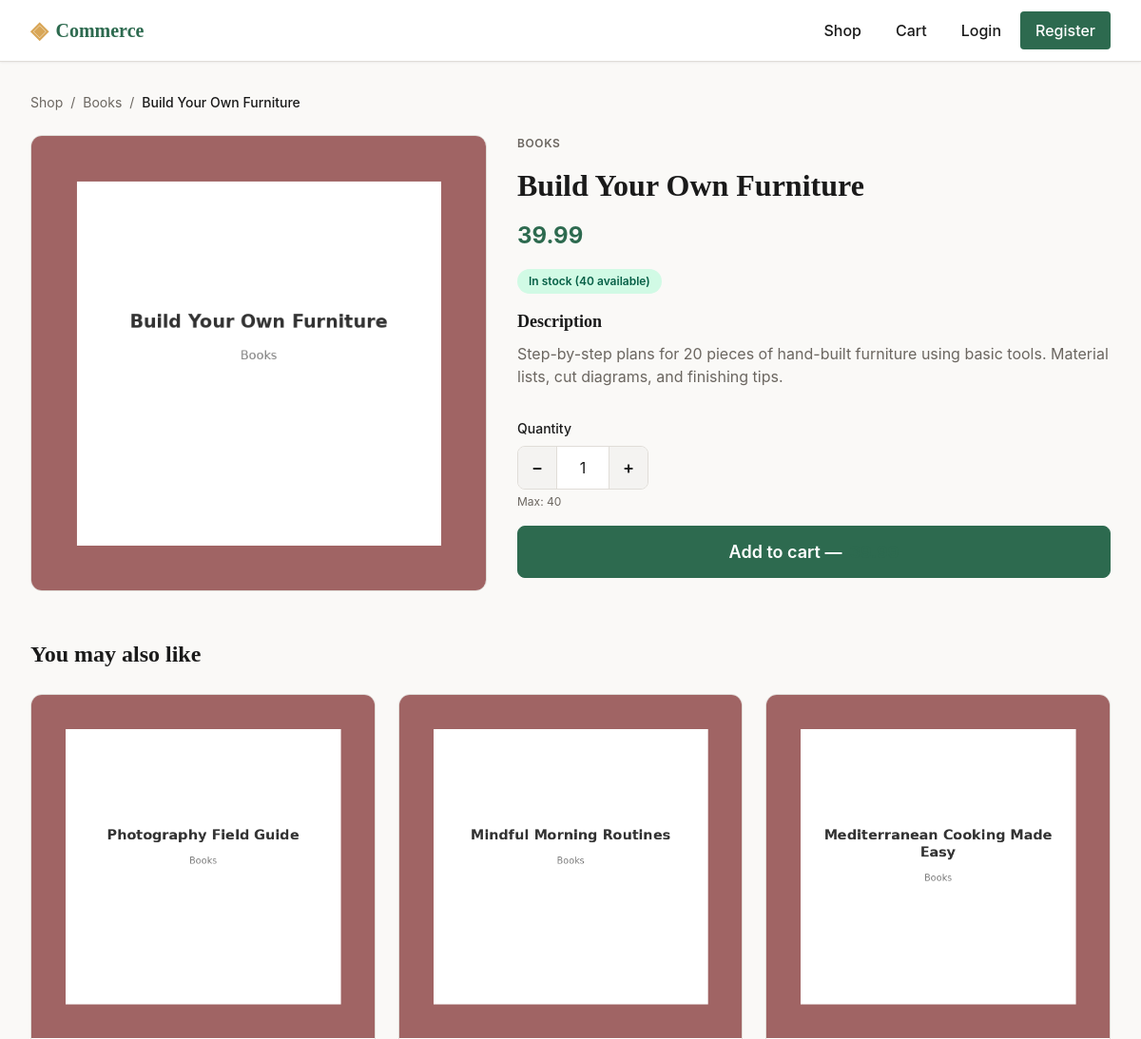
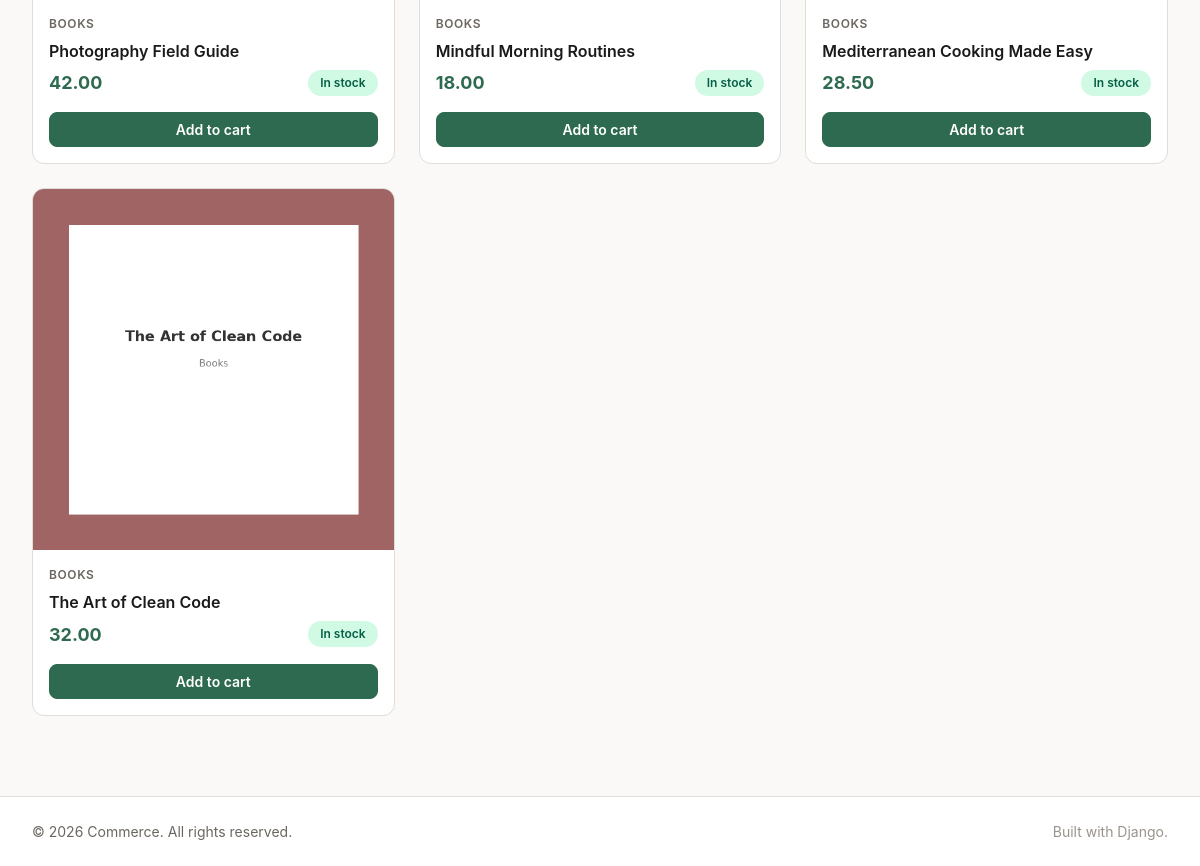
/product/build-your-own-furniture/, run on the app's committed database (2 pictures, top to bottom).
### store/models.py (models this page shows, shortened)
class Product(models.Model):
    name = models.CharField(max_length=200)
    slug = models.SlugField(max_length=220, unique=True, blank=True)
    description = models.TextField()
    price = models.DecimalField(max_digits=10, decimal_places=2)
    stock = models.PositiveIntegerField(default=0)
    image = models.ImageField(upload_to="products/", blank=True, null=True)
    category = models.ForeignKey(Category, on_delete=models.CASCADE, related_name="products")
    is_active = models.BooleanField(default=True)
    created_at = models.DateTimeField(auto_now_add=True)
    class Meta:
        ordering = ["-created_at"]
    @property
    def in_stock(self):
        return self.stock > 0
    @property
    def image_url(self):
        if self.image and self.image.name:
            return self.image.url
        return "/static/img/placeholder.svg"
    def get_absolute_url(self):
        from django.urls import reverse
        return reverse("product_detail", kwargs={"slug": self.slug})

class Category(models.Model):
    name = models.CharField(max_length=100, unique=True)
    slug = models.SlugField(max_length=120, unique=True, blank=True)
    class Meta:
        verbose_name_plural = "categories"
        ordering = ["name"]

### store/views.py (the view)
# urls.py: path("product/<slug:slug>/", views.product_detail, name="product_detail"),
def product_detail(request, slug):
    product = get_object_or_404(Product, slug=slug, is_active=True)
    related_products = (
        Product.objects.filter(category=product.category, is_active=True)
        .exclude(pk=product.pk)
        .select_related("category")[:4]
    )
    context = {
        "product": product,
        "related_products": related_products,
    }
    return render(request, "store/product_detail.html", context)

### store/context_processors.py (called while the page is built)
def cart_count(request):
    count = 0
    cart = _get_cart(request)
    if cart:
        result = CartItem.objects.filter(cart=cart).aggregate(total=Sum("quantity"))
        count = result["total"] or 0
    return {"cart_count": count}

def _get_cart(request):
    if request.user.is_authenticated:
        return Cart.objects.filter(user=request.user).first()
    session_key = request.session.session_key
    if session_key:
        return Cart.objects.filter(session_key=session_key).first()
    return None

### templates/store/product_detail.html (shortened to what this page needs)
{% extends "base.html" %}
{% block content %}
<nav class="breadcrumb" aria-label="Breadcrumb">
    <a href="{% url 'home' %}">Shop</a>
    <span aria-hidden="true">/</span>
    <a href="/?category={{ product.category.slug }}">{{ product.category.name }}</a>
    <span aria-hidden="true">/</span>
    <span aria-current="page">{{ product.name }}</span>
</nav>
<section class="product-detail">
    <div class="product-detail-image">
        <img src="{{ product.image_url }}" alt="{{ product.name }}" width="600" height="600">
    </div>
    <div class="product-detail-info">
        <span class="product-card-category">{{ product.category.name }}</span>
        <h1 class="product-detail-title">{{ product.name }}</h1>
        <p class="price price-large">{{ product.price }}</p>
        <div class="product-detail-stock">
            {% if product.stock > 10 %}
                <span class="stock-badge stock-in">In stock ({{ product.stock }} available)</span>
            {% elif product.stock > 0 %}
                <span class="stock-badge stock-low">Low stock — only {{ product.stock }} left</span>
            {% else %}
                <span class="stock-badge stock-out">Out of stock</span>
            {% endif %}
        </div>
        <div class="product-detail-description">
            <h2 class="product-detail-section-title">Description</h2>
            <p>{{ product.description }}</p>
        </div>
        {% if product.in_stock %}
            <form method="post" action="{% url 'add_to_cart' product.id %}" class="add-to-cart-form product-detail-form" data-product-id="{{ product.id }}">
                <div class="form-group quantity-selector">
                    <label for="quantity">Quantity</label>
                    <div class="quantity-controls">
                        <button type="button" class="btn btn-secondary qty-btn" data-action="decrease" aria-label="Decrease quantity">&minus;</button>
                        <input
                            type="number"
                            id="quantity"
                            name="quantity"
                            class="form-input quantity-input"
                            value="1"
                            min="1"
                            max="{{ product.stock }}"
                            aria-label="Quantity"
                        >
                        <button type="button" class="btn btn-secondary qty-btn" data-action="increase" aria-label="Increase quantity">&plus;</button>
                    </div>
                    <span class="quantity-hint text-muted">Max: {{ product.stock }}</span>
                </div>
                <button type="submit" class="btn btn-primary btn-block btn-lg" aria-label="Add to cart">
                    Add to cart &mdash; <span class="price">{{ product.price }}</span>
                </button>
            </form>
        {% else %}
            <button class="btn btn-secondary btn-block btn-lg" disabled>Out of stock</button>
        {% endif %}
    </div>
</section>
{% if related_products %}
    <section class="related-products">
        <h2 class="related-products-title">You may also like</h2>
        <div class="product-grid" role="list" aria-label="Related products">
            {% for rp in related_products %}
                <article class="product-card card" role="listitem">
                    <a href="{{ rp.get_absolute_url }}" class="product-card-link" aria-label="View {{ rp.name }}">
                        <div class="product-card-image">
                            <img src="{{ rp.image_url }}" alt="{{ rp.name }}" loading="lazy" width="400" height="400">
                        </div>
                    </a>
                    <div class="product-card-body">
                        <span class="product-card-category">{{ rp.category.name }}</span>
                        <a href="{{ rp.get_absolute_url }}" class="product-card-name">{{ rp.name }}</a>
                        <div class="product-card-footer">
                            <span class="price">{{ rp.price }}</span>
                            {% if rp.in_stock %}
                                <span class="stock-badge stock-in">In stock</span>
                            {% else %}
                                <span class="stock-badge stock-out">Out of stock</span>
                            {% endif %}
                        </div>
                        {% if rp.in_stock %}
                            <form method="post" action="{% url 'add_to_cart' rp.id %}" class="add-to-cart-form" data-product-id="{{ rp.id }}">
                                <button type="submit" class="btn btn-primary btn-block btn-sm">Add to cart</button>
                            </form>
                        {% else %}
                            <button class="btn btn-secondary btn-block btn-sm" disabled>Out of stock</button>
                        {% endif %}
                    </div>
                </article>
            {% endfor %}
        </div>
    </section>
{% endif %}
{% endblock %}

### data on the page
Product: category.name "Books", name "Build Your Own Furniture", image_url (picture), category.name "BOOKS", price "39.99", stock "40", description "Step-by-step plans for 20 pieces of hand-built furniture using basic tools. Material lists, cut diagrams, and finishing tips."
Product: image_url (picture), category.name "BOOKS", name "Photography Field Guide", price "42.00", stock "In stock"
Product: image_url (picture), category.name "BOOKS", name "Mindful Morning Routines", price "18.00", stock "In stock"
Product: image_url (picture), category.name "BOOKS", name "Mediterranean Cooking Made Easy", price "28.50", stock "In stock"
Product: image_url (picture), category.name "BOOKS", name "The Art of Clean Code", price "32.00", stock "In stock"
